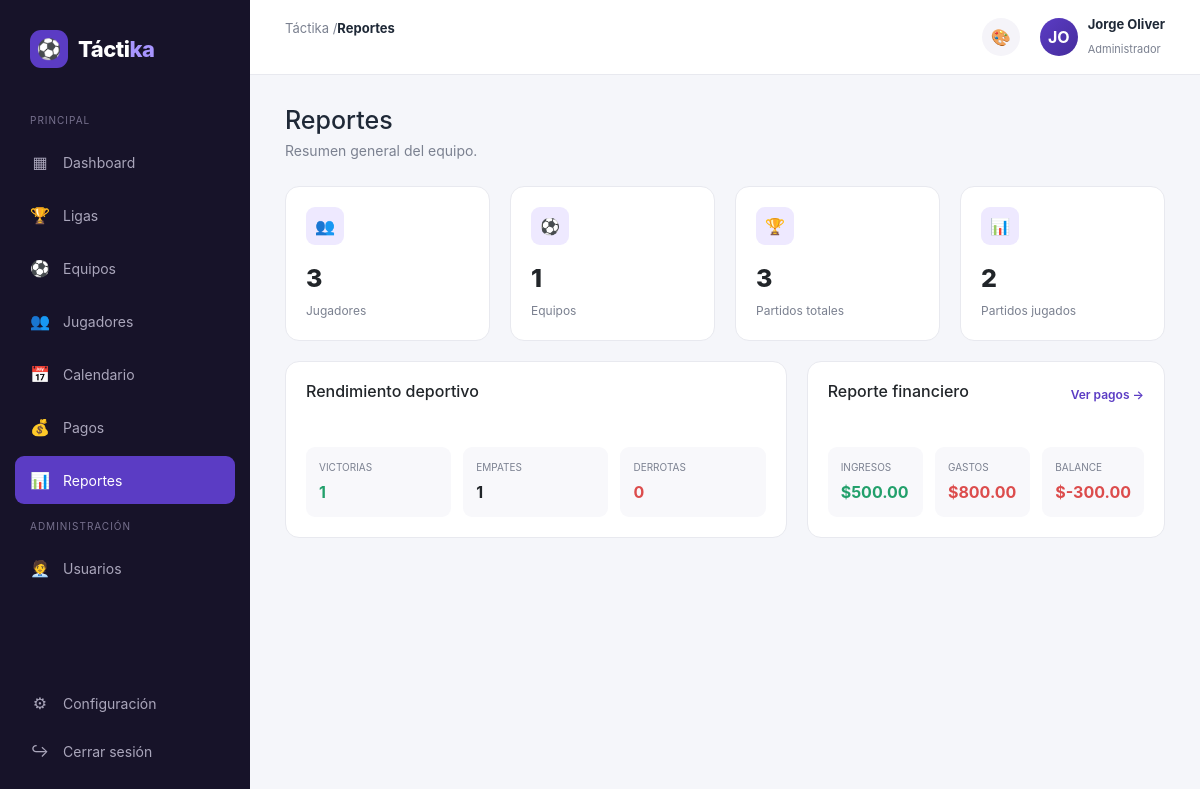
Page /public/reportes (signed in) on the committed database.
### tables this page shows
CREATE TABLE IF NOT EXISTS jugadores (
    id INT AUTO_INCREMENT PRIMARY KEY,
    equipo_id INT NULL,
    nombre VARCHAR(100) NOT NULL,
    apellido VARCHAR(100) NOT NULL,
    posicion_id INT NULL,
    numero INT,
    fecha_nacimiento DATE NULL,
    telefono VARCHAR(20),
    email VARCHAR(150),
    foto VARCHAR(255),
    estado ENUM('activo', 'lesionado', 'inactivo') NOT NULL DEFAULT 'activo',
    capitan TINYINT(1) NOT NULL DEFAULT 0,
    created_at TIMESTAMP DEFAULT CURRENT_TIMESTAMP,
    FOREIGN KEY (equipo_id) REFERENCES equipos(id) ON DELETE SET NULL,
    FOREIGN KEY (posicion_id) REFERENCES cat_posiciones(id) ON DELETE SET NULL
);

### app/controllers/ReportesController.php (called while the page is built)
<?php
class ReportesController extends Controller
{
    public function index(): void
    {
        $jugadorModel = $this->model('Jugador');
        $equipoModel = $this->model('Equipo');
        $partidoModel = $this->model('Partido');
        $pagoModel = $this->model('Pago');
        $partidos = $partidoModel->all();
        $jugados = array_filter($partidos, fn ($p) => $p['estado'] === 'jugado');
        $victorias = count(array_filter($jugados, fn ($p) => $p['goles_favor'] > $p['goles_contra']));
        $empates = count(array_filter($jugados, fn ($p) => $p['goles_favor'] == $p['goles_contra']));
        $derrotas = count(array_filter($jugados, fn ($p) => $p['goles_favor'] < $p['goles_contra']));
        $this->view('reportes/index', [
            'titulo' => 'Reportes',
            'activeMenu' => 'reportes',
            'totalJugadores' => count($jugadorModel->all()),
            'totalEquipos' => count($equipoModel->all()),
            'totalPartidos' => count($partidos),
            'partidosJugados' => count($jugados),
            'victorias' => $victorias,
            'empates' => $empates,
            'derrotas' => $derrotas,
            'resumenFinanciero' => $pagoModel->resumen(),
        ]);
    }
}

### app/core/App.php (called while the page is built, shortened)
<?php
class App
{
    protected string $method = 'index';
    public function __construct()
    {
        $url = $this->parseUrl();
        if (!empty($url[0]) && file_exists(APP_PATH . '/controllers/' . ucfirst($url[0]) . 'Controller.php')) {
            unset($url[0]);
        }
        $controller = new $this->controllerName();
        $this->params = $url ? array_values($url) : [];
        call_user_func_array([$controller, $this->method], $this->params);
    }
    protected function parseUrl(): array
    {
        if (isset($_GET['url'])) {
            $url = rtrim($_GET['url'], '/');
            $url = filter_var($url, FILTER_SANITIZE_URL);
            return explode('/', $url);
        }
        return [];
    }
}

### public/index.php (called while the page is built, shortened)
<?php
spl_autoload_register(function ($class) {
    $paths = [
        APP_PATH . '/core/' . $class . '.php',
        APP_PATH . '/controllers/' . $class . '.php',
        APP_PATH . '/models/' . $class . '.php',
    ];
    foreach ($paths as $path) {
        if (file_exists($path)) {
            return;
        }
    }
});
new App();

### app/core/Model.php (called while the page is built, shortened)
<?php
abstract class Model
{
    protected PDO $db;
    protected string $table;
    public function __construct()
    {
        $this->db = Database::getConnection();
    }
    public function all(string $orderBy = 'id DESC'): array
    {
        $stmt = $this->db->query("SELECT * FROM {$this->table} ORDER BY {$orderBy}");
        return $stmt->fetchAll();
    }
}

### app/core/Database.php (called while the page is built)
<?php
class Database
{
    private static ?PDO $instance = null;
    public static function getConnection(): PDO
    {
        if (self::$instance === null) {
            $dsn = 'mysql:host=' . DB_HOST . ';dbname=' . DB_NAME . ';charset=' . DB_CHARSET;
            try {
                self::$instance = new PDO($dsn, DB_USER, DB_PASS, [
                    PDO::ATTR_ERRMODE => PDO::ERRMODE_EXCEPTION,
                    PDO::ATTR_DEFAULT_FETCH_MODE => PDO::FETCH_ASSOC,
                    PDO::ATTR_EMULATE_PREPARES => false,
                ]);
            } catch (PDOException $e) {
                die('Error de conexión a la base de datos: ' . $e->getMessage());
            }
        }
        return self::$instance;
    }
}

### app/views/reportes/index.php (the view)
<div class="welcome">
    <h1>Reportes</h1>
    <p>Resumen general del equipo.</p>
</div>
<div class="grid stats-grid">
    <div class="card stat-card">
        <div class="stat-icon">👥</div>
        <div class="stat-number"><?= $totalJugadores ?></div>
        <div class="stat-label">Jugadores</div>
    </div>
    <div class="card stat-card">
        <div class="stat-icon">⚽</div>
        <div class="stat-number"><?= $totalEquipos ?></div>
        <div class="stat-label">Equipos</div>
    </div>
    <div class="card stat-card">
        <div class="stat-icon">🏆</div>
        <div class="stat-number"><?= $totalPartidos ?></div>
        <div class="stat-label">Partidos totales</div>
    </div>
    <div class="card stat-card">
        <div class="stat-icon">📊</div>
        <div class="stat-number"><?= $partidosJugados ?></div>
        <div class="stat-label">Partidos jugados</div>
    </div>
</div>
<div class="grid bottom-grid" style="margin-top:20px;">
    <div class="card">
        <div class="section-header">
            <h2>Rendimiento deportivo</h2>
        </div>
        <div class="finance">
            <div class="finance-item">
                <span>VICTORIAS</span>
                <strong class="positive"><?= $victorias ?></strong>
            </div>
            <div class="finance-item">
                <span>EMPATES</span>
                <strong><?= $empates ?></strong>
            </div>
            <div class="finance-item">
                <span>DERROTAS</span>
                <strong class="negative"><?= $derrotas ?></strong>
            </div>
        </div>
    </div>
    <div class="card">
        <div class="section-header">
            <h2>Reporte financiero</h2>
            <a href="<?= BASE_URL ?>/pagos">Ver pagos →</a>
        </div>
        <div class="finance">
            <div class="finance-item">
                <span>INGRESOS</span>
                <strong class="positive">$<?= number_format($resumenFinanciero['ingresos'], 2) ?></strong>
            </div>
            <div class="finance-item">
                <span>GASTOS</span>
                <strong class="negative">$<?= number_format($resumenFinanciero['gastos'], 2) ?></strong>
            </div>
            <div class="finance-item">
                <span>BALANCE</span>
                <strong class="<?= $resumenFinanciero['balance'] >= 0 ? 'positive' : 'negative' ?>">
                    $<?= number_format($resumenFinanciero['balance'], 2) ?>
                </strong>
            </div>
        </div>
    </div>
</div>

### public/css/style.css (style rules this page uses)
:root { --primary: #5b3cc4; --primary-dark: #452c9c; --primary-light: #eee9ff; --background: #f5f6fa; --surface: #ffffff; --text: #1f2937; --muted: #7b8190; --success: #22a06b; --success-bg: #e8f7f0; --danger: #dc4c4c; --danger-bg: #fdecec; --warning: #d89b24; --warning-bg: #fff6df; --border: #e8e9ef; --sidebar-width: 250px; }
* { margin: 0; padding: 0; box-sizing: border-box; }
body { font-family: Inter, Arial, sans-serif; background: var(--background); color: var(--text); }
a { text-decoration: none; }
.welcome { margin-bottom: 25px; }
.welcome h1 { font-size: 25px; margin-bottom: 5px; }
.welcome p { color: var(--muted); font-size: 14px; }
.grid { display: grid; gap: 20px; }
.stats-grid { grid-template-columns: repeat(4, 1fr); }
.card { background: var(--surface); border: 1px solid var(--border); border-radius: 14px; padding: 20px; }
.bottom-grid { grid-template-columns: 1.4fr 1fr; }
.section-header { display: flex; align-items: center; justify-content: space-between; margin-bottom: 18px; }
.section-header h2 { font-size: 16px; }
.section-header a { color: var(--primary); font-size: 12px; font-weight: 600; }
.stat-card { position: relative; }
.stat-icon { width: 38px; height: 38px; border-radius: 9px; background: var(--primary-light); color: var(--primary); display: flex; align-items: center; justify-content: center; margin-bottom: 15px; }
.stat-number { font-size: 25px; font-weight: 800; }
.stat-label { font-size: 12px; color: var(--muted); margin-top: 4px; }
.finance { margin-top: 20px; display: grid; grid-template-columns: repeat(3, 1fr); gap: 12px; }
.finance-item { padding: 13px; background: #f8f8fb; border-radius: 9px; }
.finance-item span { display: block; font-size: 10px; color: var(--muted); margin-bottom: 5px; }
.finance-item strong { font-size: 16px; }
.positive { color: var(--success); }
.negative { color: var(--danger); }

### rows in the picture
jugadores: id "3", equipo "1", posicion "2", capitan "0"

### other values in the picture
APP_NAME "Táctika"
$titulo "Reportes"
substr($_SESSION['usuario_nombre'] ?? '', 0, 2) "JO"
$_SESSION['usuario_nombre'] "Jorge Oliver"
$_SESSION['usuario_rol'] "Administrador"
$resumenFinanciero['ingresos'] "500.00"
$resumenFinanciero['gastos'] "800.00"
$resumenFinanciero['balance'] "-300.00"
